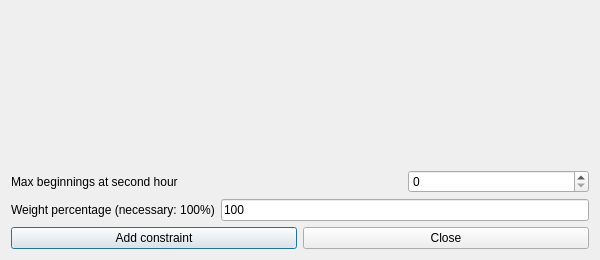
<?xml version="1.0" encoding="UTF-8"?>
<ui version="4.0">
 <class>AddConstraintStudentsMorningsEarlyMaxBeginningsAtSecondHourForm_template</class>
 <widget class="QDialog" name="AddConstraintStudentsMorningsEarlyMaxBeginningsAtSecondHourForm_template">
  <property name="geometry">
   <rect>
    <x>0</x>
    <y>0</y>
    <width>600</width>
    <height>260</height>
   </rect>
  </property>
  <property name="windowTitle">
   <string extracomment="This is the title of the dialog to add a new constraint of this type">Add students mornings early max beginnings at second hour</string>
  </property>
  <layout class="QGridLayout" name="gridLayout">
   <item row="1" column="0" colspan="2">
    <widget class="QLabel" name="maxBeginningsTextLabel">
     <property name="frameShape">
      <enum>QFrame::NoFrame</enum>
     </property>
     <property name="frameShadow">
      <enum>QFrame::Plain</enum>
     </property>
     <property name="text">
      <string>Max beginnings at second hour</string>
     </property>
     <property name="wordWrap">
      <bool>false</bool>
     </property>
    </widget>
   </item>
   <item row="3" column="0" colspan="3">
    <layout class="QHBoxLayout">
     <item>
      <widget class="QPushButton" name="addConstraintPushButton">
       <property name="text">
        <string>Add constraint</string>
       </property>
      </widget>
     </item>
     <item>
      <widget class="QPushButton" name="closePushButton">
       <property name="text">
        <string>Close</string>
       </property>
      </widget>
     </item>
    </layout>
   </item>
   <item row="2" column="1" colspan="2">
    <widget class="QLineEdit" name="weightLineEdit">
     <property name="text">
      <string notr="true">100</string>
     </property>
    </widget>
   </item>
   <item row="0" column="0" colspan="3">
    <spacer name="spacer11">
     <property name="orientation">
      <enum>Qt::Vertical</enum>
     </property>
     <property name="sizeType">
      <enum>QSizePolicy::Expanding</enum>
     </property>
     <property name="sizeHint" stdset="0">
      <size>
       <width>20</width>
       <height>20</height>
      </size>
     </property>
    </spacer>
   </item>
   <item row="1" column="2">
    <widget class="QSpinBox" name="maxBeginningsSpinBox"/>
   </item>
   <item row="2" column="0">
    <widget class="QLabel" name="weightTextLabel">
     <property name="frameShape">
      <enum>QFrame::NoFrame</enum>
     </property>
     <property name="frameShadow">
      <enum>QFrame::Plain</enum>
     </property>
     <property name="text">
      <string>Weight percentage (necessary: 100%)</string>
     </property>
     <property name="wordWrap">
      <bool>false</bool>
     </property>
    </widget>
   </item>
  </layout>
 </widget>
 <layoutdefault spacing="6" margin="11"/>
 <resources/>
 <connections/>
</ui>
